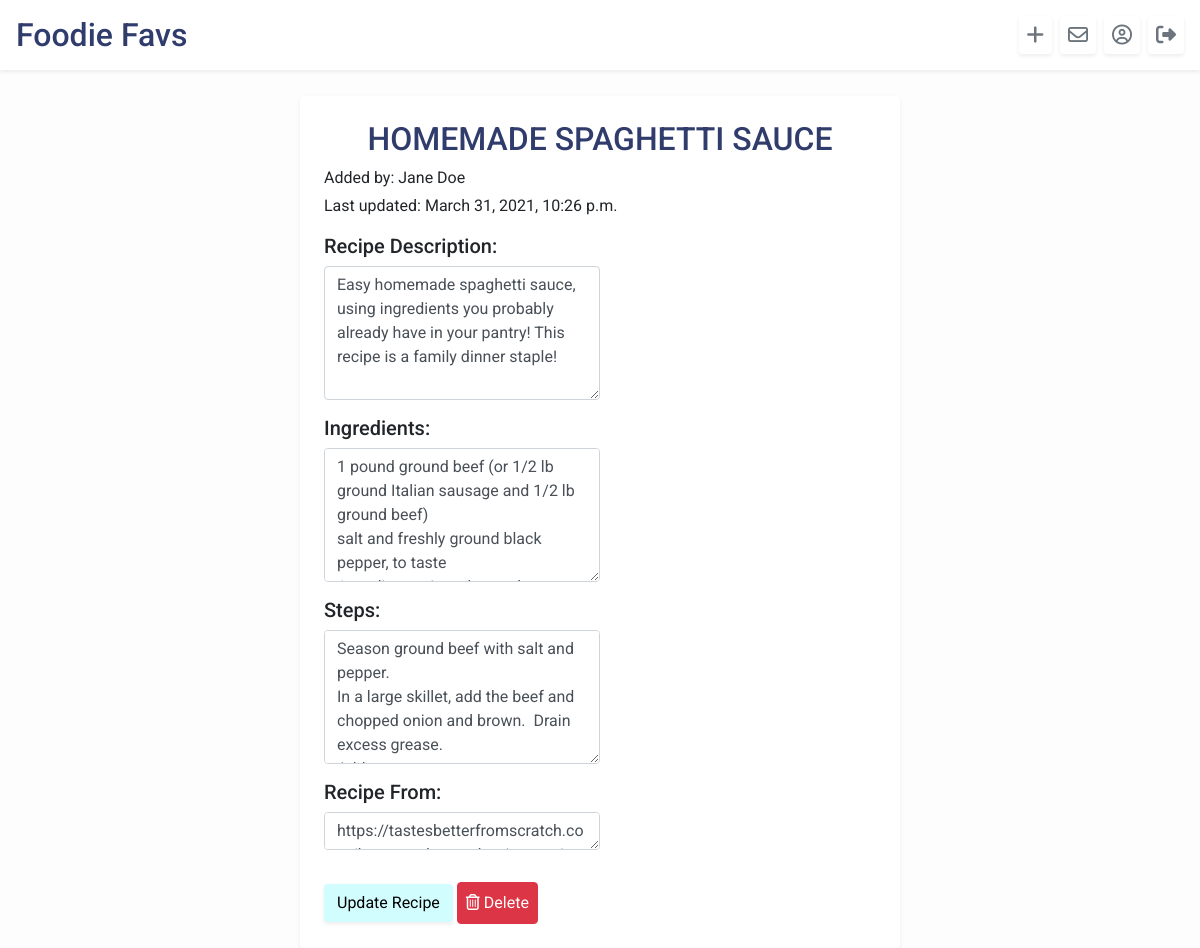
Page /home/3/edit_recipe_page (signed in) on the earlier database version.
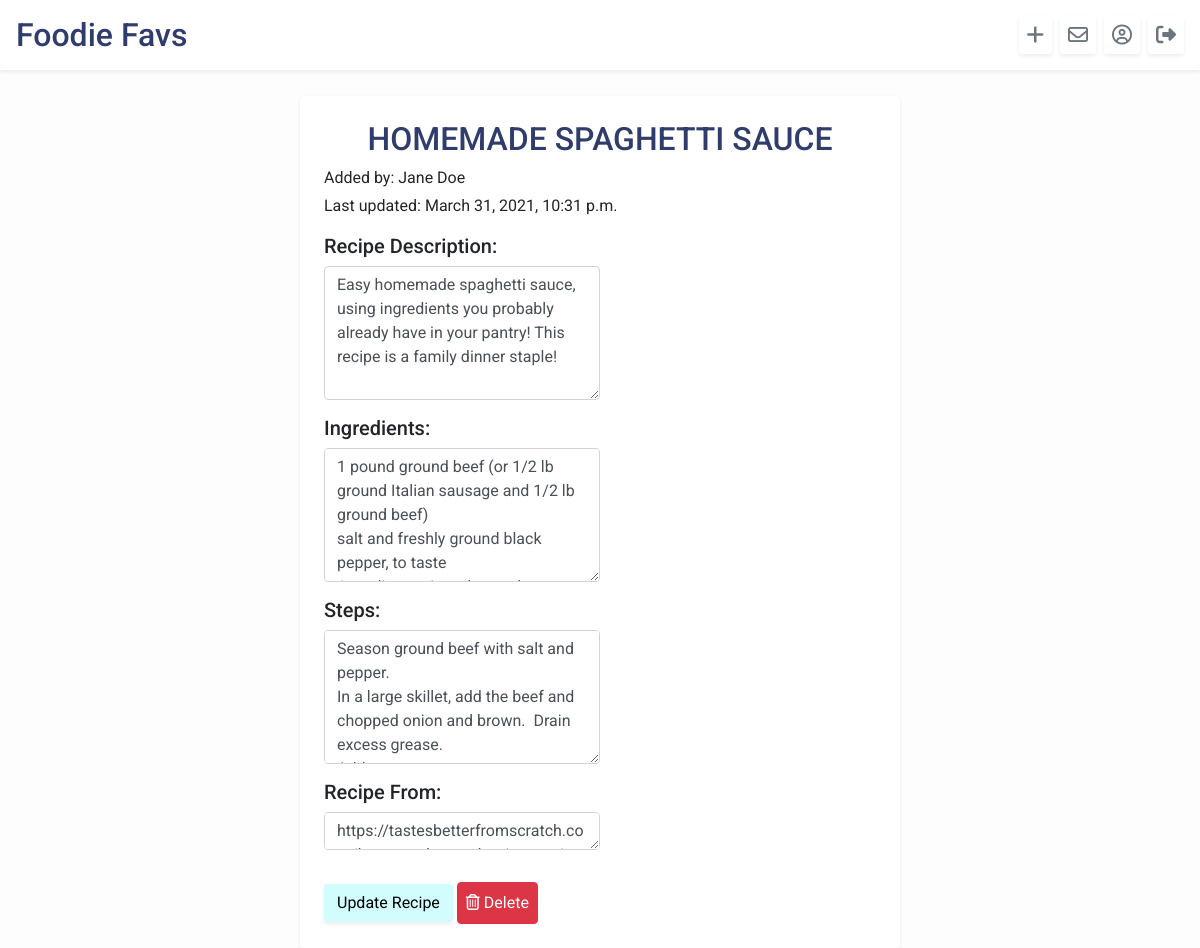
Same page on the later database version.
### foodie_app/models.py (models this page shows)
class Recipe(models.Model):
    name = models.CharField(max_length=255)
    desc = models.CharField(max_length=255, default="")
    ingredients = models.TextField(default="")
    steps = models.TextField(default="")
    creator = models.ForeignKey(User, related_name="users", on_delete=models.CASCADE, default=1)
    source = models.CharField(max_length=255, default="")
    users_who_favorite = models.ManyToManyField(User, related_name="favorite_recipes", default=0)
    created_at = models.DateTimeField(auto_now_add=True)
    updated_at = models.DateTimeField(auto_now=True)
    objects = RecipeManager()

### login/models.py (models this page shows)
class User(models.Model):
    first_name = models.CharField(max_length=255)
    last_name = models.CharField(max_length=255)
    email = models.EmailField()
    password = models.CharField(max_length=255)
    followers = models.ManyToManyField("self", blank=True)
    profile_desc = models.TextField(default="")
    created_at = models.DateTimeField(auto_now_add=True)
    updated_at = models.DateTimeField(auto_now=True)
    objects = UserManager()

### foodie_app/views.py (the view)
# urls.py: path('<int:recipe_id>/edit_recipe_page', views.edit_recipe_page),
def edit_recipe_page(request, recipe_id):
    if 'userid' in request.session:
        context = {
            "user": User.objects.get(id=request.session['userid']),
            "recipe": Recipe.objects.get(id=recipe_id)
        }
        return render(request, 'edit_recipe.html', context)

### foodie_app/templates/edit_recipe.html (shortened to what this page needs)
<!DOCTYPE html>
<html lang="en">
<head>
    <link rel="stylesheet" href="https://stackpath.bootstrapcdn.com/bootstrap/4.5.2/css/bootstrap.min.css"
>
    {% load static %}
    <link rel="stylesheet" href="{% static 'css/style.css' %}">
</head>
<body class="body">
    <header id="header" class="bg-white d-flex p-3 align-items-center shadow-sm mt-0">
        <h2 class="pr-5 mb-0"><a href="/home" class="home">Foodie Favs</a></h2>
        <a href="/home/new_recipe" class="ml-auto btn-outline-secondary btn-lg p-1 pl-2 pr-2 rounded shadow-sm"
            data-toggle="tooltip" data-placement="bottom" title="New Recipe"><i class="fas fa-plus"></i></a></i>
        <a href="/home/{{user.id}}/inbox" class="ml-2 btn-outline-secondary btn-lg p-1 pl-2 pr-2 rounded shadow-sm"
            data-toggle="tooltip" data-placement="bottom" title="Inbox"><i class="far fa-envelope"></i></a>
        <a href="/home/{{user.id}}" class="ml-2 btn-outline-secondary btn-lg p-1 pl-2 pr-2 rounded shadow-sm"
            data-toggle="tooltip" data-placement="bottom" title="Profile"><i class="far fa-user-circle"></i></a>
        <a href="/home/log_off" class="ml-2 btn-outline-secondary btn-lg p-1 pl-2 pr-2 rounded shadow-sm"
            data-toggle="tooltip" data-placement="bottom" title="Log Out"><i class="fas fa-sign-out-alt"></i></a>
    </header>
    <div class="pt-5"></div>
    <div class="w-50 shadow-sm mt-5 p-4 ml-auto mr-auto rounded recipe-card">
        <h2 class="text-center">{{recipe.name}}</h2>
        <p class="mb-1">Added by: {{recipe.creator.first_name}} {{recipe.creator.last_name}}</p>
        <p>Last updated: {{recipe.updated_at}}</p>
        <form action="/home/{{recipe.id}}/edit_recipe" method="POST" id="edit-recipe-form">
            <div class="form-group">
                <label class="label h5" for="desc">Recipe Description:</label>
                <br>
                <textarea name="desc" id="desc" cols="30" rows="5" class="form-control w-50">{{recipe.desc}}</textarea>
            </div>
            <div class="form-group">
                <label class="label h5" for="ingredients">Ingredients:</label>
                <br>
                <textarea name="ingredients" id="ingredients" cols="30" rows="5"
                    class=" form-control w-50">{{recipe.ingredients}}</textarea>
            </div>
            <div class="form-group">
                <label class="label h5" for="steps">Steps:</label>
                <br>
                <textarea name="steps" id="steps" cols="30" rows="5"
                    class="form-control w-50">{{recipe.steps}}</textarea>
            </div>
            <div class="form-group">
                <label class="label h5" for="source">Recipe From:</label>
                <br>
                <textarea name="source" id="source" cols="45" rows="1"
                    class="form-control w-50">{{recipe.source}}</textarea>
            </div>
            <input class="btn mt-3 edit-recipe rounded shadow-sm" type="submit" name="submit" id="submit"
                value="Update Recipe">
            <a href="/home/{{recipe.id}}/delete_recipe" class="btn btn-danger p-2 mt-3"><i class="far fa-trash-alt"></i>
                Delete</a>
        </form>
    </div>
</body>
</html>

Differences in the rows shown:
changed Recipe "HOMEMADE SPAGHETTI SAUCE": updated_at "March 31, 2021, 10:26 p.m." → "March 31, 2021, 10:31 p.m."
